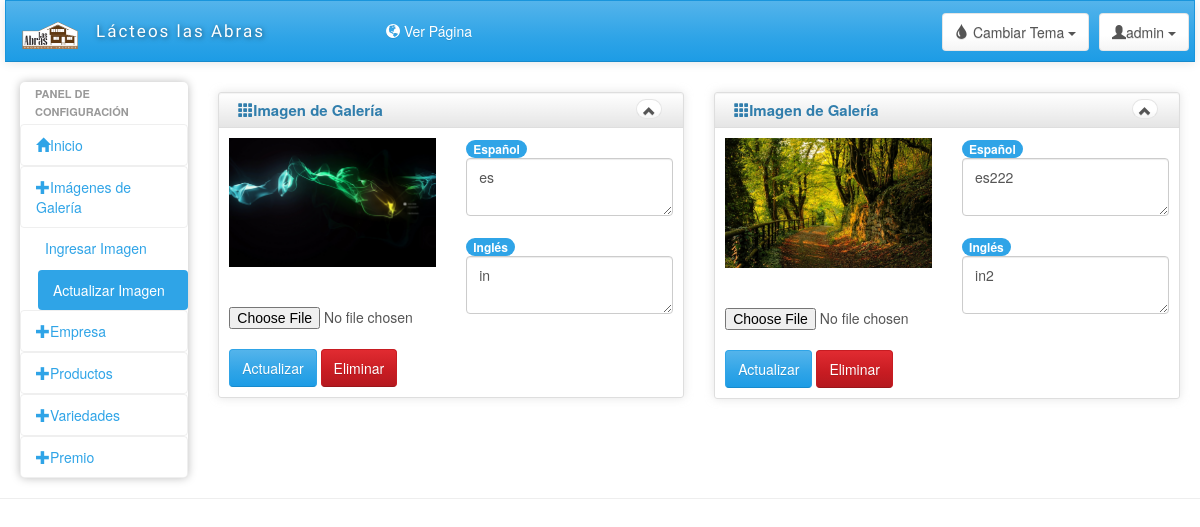
/presentation/Admin/actualizarGaleria.php, run on the app's committed database.
### tables this page shows
CREATE TABLE IF NOT EXISTS `tu_galeria` (
`atId` int(11) NOT NULL,
  `atNombre` text NOT NULL,
  `atDescripcion` text NOT NULL,
  `atIdioma` int(11) NOT NULL,
  `atcodigoImagen` int(11) NOT NULL
);

### data/GaleriaData.php (called while the page is built, shortened)
<?php
include_once '../../Domain/Galeria.php';
include_once 'Connector.php';
class GaleriaData extends Connector {
    function obtenerImagenesGaleriaData() {
        return $this->obtenerImagenesData(-1);
    }
    private function obtenerImagenesData($idioma) {
        $query = "call ObtenerTodosGaleria(" . $idioma . ")";
        $result = $this->exeQuery($query);
        $array = [];
        while ($row = mysqli_fetch_array($result)) {
            $miProducto = new Galeria($row['atId'], $row['atNombre'], $row['atDescripcion'], $row['atIdioma'], $row['atcodigoImagen']);
            array_push($array, $miProducto);
        }
        return $array;
    }
}
?>

### data/Connector.php (called while the page is built, shortened)
<?php
class Connector {
    private $server;
    private $user;
    private $password;
    private $db;
    private $conn;
    public function __construct() {
        $this->server = 'localhost';
        $this->user = 'root';
        $this->password = '';
        $this->db = 'turriolkadb';
    }
    public function connect() {
        $this->conn = mysqli_connect($this->server, $this->user, $this->password, $this->db);
        $this->conn->set_charset('utf8');
    }
    public function exeQuery($query) {
        $result = mysqli_query($this->conn, $query);
        return $result;
    }
}

### business/Galeria/GaleriaBusiness.php (called while the page is built, shortened)
<?php
include_once '../../Data/GaleriaData.php';
class GaleriaBusiness extends GaleriaData {
    function obtenerImagenesGaleriaBusiness() {
        return $this->obtenerImagenesGaleriaData();
    }
}
?>

### Domain/Galeria.php (called while the page is built, shortened)
<?php
class Galeria {
    function Galeria($Id, $nombre, $descripcion, $idioma, $codigoImagen) {
        $this->nombre = $nombre;
        $this->descripcion = $descripcion;
        $this->codigoImagen = $codigoImagen;
    }
}

### presentation/Admin/actualizarGaleria.php (the view, shortened to what this page needs)
<!DOCTYPE html>
<html lang="en">
    <head>
    </head>
    <body>
        <div class="ch-container">
            <div class="row">
                <?php include 'menuAdmin.php'; ?>
                <div id="content" class="col-lg-10 col-sm-10">
                    <div class="row">
                        <?php
                        include '../../Business/Galeria/GaleriaBusiness.php';
                        $instBusiness = new GaleriaBusiness();
                        $resultado = $instBusiness->obtenerImagenesGaleriaBusiness();
                        $cont = 0;
                        for ($index = 0; $index < sizeof($resultado); $index = $index + 2) {
                            $cont ++;
                            ?>
                            <div class="box col-md-6">
                                <form method="POST" action="../../Business/Galeria/ActualizarGaleriaAccion.php" enctype="multipart/form-data">
                                    <div class="box-inner">
                                        <div class="box-header well" data-original-title="">
                                            <h2><i class="glyphicon glyphicon-th"></i>Imagen de Galería</h2>
                                            <div class="box-icon">
                                                <a href="#" class="btn btn-minimize btn-round btn-default"><i
                                                        class="glyphicon glyphicon-chevron-up"></i></a>
                                            </div>
                                        </div>
                                        <div class="box-content">
                                            <div class="row">
                                                <div class="col-md-6">
                                                    <img src="../../img/Gallery/<?php echo $resultado[$index]->nombre ?>" class="img-responsive"> <br/><br/>
                                                    <input name="archivo" type="file" >
                                                    <br/>
                                                    <button type="submit" class="btn btn-primary">Actualizar</button>
                                                    <a class="btn btn-danger" href="../../Business/Galeria/EliminarGaleriaAccion.php?id=<?php echo $resultado[$index]->codigoImagen ?>">Eliminar</a>
                                                </div>
                                                <div class="col-md-6">
                                                    <span class="badge">Español</span>
                                                    <textarea name="descripcion" class="form-control" id="exampleInputPassword1" placeholder="Descripcion de la imagen"><?php echo $resultado[$index]->descripcion ?></textarea><br/>
                                                    <span class="badge">Inglés</span>
                                                    <textarea name="descripcionin" class="form-control" id="exampleInputPassword1" placeholder="Descripcion de la imagen"><?php echo $resultado[$index+1]->descripcion ?></textarea>
                                                </div>
                                                <div class="col-md-6">
                                                    <input style="visibility: hidden" name="codigo"  value="<?php echo $resultado[$index]->codigoImagen ?>"> <br/>
                                                    <input style="visibility: hidden" name="imagen"  value="<?php echo $resultado[$index + 1]->nombre ?>"> <br/>
                                                </div>
                                            </div>
                                        </div>
                                    </div>
                                </form>
                            </div>
                            <?php if(($cont%2) == 0) echo '<div class="clearfix"></div>'?>
                        <?php
                        }
                        ?>
                    </div>
                </div>
            </div>
        </div>
        <hr>
    </body>
</html>

### presentation/Admin/css/charisma-app.css (style rules this page uses)
.ch-container { padding: 0 15px; }
.box { margin-top: 10px; margin-bottom: 10px; }
.box-inner { border: 1px solid #DEDEDE; border-radius: 3px; -webkit-border-radius: 3px; -moz-border-radius: 3px; box-shadow: 0 0 10px rgba(189, 189, 189, 0.4); -webkit-box-shadow: 0 0 10px rgba(189, 189, 189, 0.4); -moz-box-shadow: 0 0 10px rgba(189, 189, 189, 0.4); }
.box-header { border: none; padding-top: 5px; border-bottom: 1px solid #DEDEDE; border-radius: 3px 3px 0 0; -webkit-border-radius: 3px 3px 0 0; -moz-border-radius: 3px 3px 0 0; height: 35px; min-height: 35px !important; margin-bottom: 0; font-weight: bold; font-size: 16px; background: -moz-linear-gradient(top, rgba(255, 255, 255, 0) 0%, rgba(0, 0, 0, 0.1) 100%); background: -webkit-gradient(linear, left top, left bottom, color-stop(0%, rgba(255, 255, 255, 0)), color-stop(100%, rgba(0, 0, 0, 0.1))); background: -webkit-linear-gradient(top, rgba(255, 255, 255, 0) 0%, rgba(0, 0, 0, 0.1) 100%); background: -o-linear-gradient(top, rgba(255, 255, 255, 0) 0%, rgba(0, 0, 0, 0.1) 100%); background: -ms-linear-gradient(top, rgba(255, 255, 255, 0) 0%, rgba(0, 0, 0, 0.1) 100%); background: linear-gradient(to bottom, rgba(255, 255, 255, 0) 0%, rgba(0, 0, 0, 0.1) 100%); filter: progid:DXImageTransform.Microsoft.gradient(startColorstr='#00ffffff', endColorstr='#1a000000', GradientType=0); }
.box-header h2 { font-size: 15px; width: auto; clear: none; float: left; line-height: 25px; white-space: nowrap; font-weight: bold; margin-top: 0; margin-bottom: 0; }
.box-header h2 > i { margin-top: 1px; }
.box-icon { float: right; }
.box-icon a { clear: none; float: left; margin: 0 2px; height: 20px; width: 5px; margin-top: 1px; }
.box-icon a i { margin-left: -6px; top: -1px; }
.box-content { padding: 10px; }
.btn-round { border-radius: 40px; -webkit-border-radius: 40px; -moz-border-radius: 40px; font-size: 12px; padding-top: 4px; }
@media only screen and (min-width: 980px) { a, button, input[type=submit], input[type=button], .product-img { -webkit-transition: .5s; -moz-transition: .5s; -ms-transition: .5s; -o-transition: .5s; transition: .5s; } }
@media only screen and (min-width: 980px) { .ch-container { padding: 0 20px; } }

### data on the page
tu_galeria: atNombre (picture), descripcion "es"
tu_galeria: descripcionin "in"
tu_galeria: atNombre (picture), descripcion "es222"
tu_galeria: descripcionin "in2"
